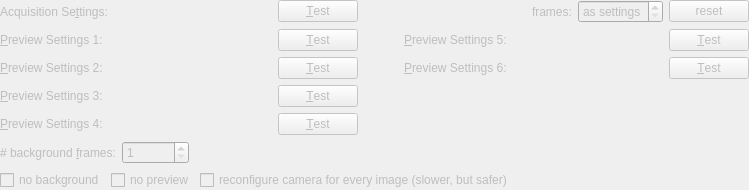
    <widget class="QWidget" name="widCam2Settings1" native="true">
     <property name="enabled">
      <bool>false</bool>
     </property>
     <layout class="QGridLayout" name="gridLayout_2" columnstretch="0,0">
      <property name="leftMargin">
       <number>0</number>
      </property>
      <property name="topMargin">
       <number>0</number>
      </property>
      <property name="rightMargin">
       <number>0</number>
      </property>
      <property name="bottomMargin">
       <number>0</number>
      </property>
      <item row="6" column="0" colspan="2">
       <layout class="QHBoxLayout" name="horizontalLayout_21">
        <item>
         <widget class="QCheckBox" name="chkNoBackground1">
          <property name="toolTip">
           <string>&lt;html&gt;&lt;head/&gt;&lt;body&gt;&lt;p&gt;use these checkboxes to deactivate the preview/background images for a camera. Some cameras (e.g. the Rh2V2 driver) do not support the single-frame polling acquisition mode well. In those cases make sure this checkbox is checked.&lt;/p&gt;&lt;p&gt;&lt;br/&gt;&lt;/p&gt;&lt;p&gt;The acquisition will proceed as usual for any non-checked camera. For the checked cameras, the background and preview acquisition will be omitted, i.e. also any switch to the single-frame acquisition mode of the driver!&lt;/p&gt;&lt;/body&gt;&lt;/html&gt;</string>
          </property>
          <property name="text">
           <string>no background</string>
          </property>
         </widget>
        </item>
        <item>
         <widget class="QCheckBox" name="chkNoPreview1">
          <property name="toolTip">
           <string>&lt;html&gt;&lt;head/&gt;&lt;body&gt;&lt;p&gt;use these checkboxes to deactivate the preview/background images for a camera. Some cameras (e.g. the Rh2V2 driver) do not support the single-frame polling acquisition mode well. In those cases make sure this checkbox is checked.&lt;/p&gt;&lt;p&gt;&lt;br/&gt;&lt;/p&gt;&lt;p&gt;The acquisition will proceed as usual for any non-checked camera. For the checked cameras, the background and preview acquisition will be omitted, i.e. also any switch to the single-frame acquisition mode of the driver!&lt;/p&gt;&lt;/body&gt;&lt;/html&gt;</string>
          </property>
          <property name="text">
           <string>no preview</string>
          </property>
         </widget>
        </item>
        <item>
         <widget class="QCheckBox" name="chkReconfigureAlways1">
          <property name="text">
           <string>reconfigure camera for every image (slower, but safer)</string>
          </property>
         </widget>
        </item>
        <item>
         <spacer name="horizontalSpacer_22">
          <property name="orientation">
           <enum>Qt::Horizontal</enum>
          </property>
          <property name="sizeHint" stdset="0">
           <size>
            <width>40</width>
            <height>20</height>
           </size>
          </property>
         </spacer>
        </item>
       </layout>
      </item>
      <item row="5" column="1">
       <layout class="QHBoxLayout" name="horizontalLayout">
        <item>
         <widget class="QSpinBox" name="spinBackgroundFrames1">
          <property name="maximumSize">
           <size>
            <width>150</width>
            <height>16777215</height>
           </size>
          </property>
          <property name="minimum">
           <number>1</number>
          </property>
          <property name="maximum">
           <number>10000000</number>
          </property>
         </widget>
        </item>
        <item>
         <spacer name="horizontalSpacer">
          <property name="orientation">
           <enum>Qt::Horizontal</enum>
          </property>
          <property name="sizeHint" stdset="0">
           <size>
            <width>40</width>
            <height>20</height>
           </size>
          </property>
         </spacer>
        </item>
       </layout>
      </item>
      <item row="0" column="0">
       <widget class="QLabel" name="label">
        <property name="text">
         <string>Acquisition Se&amp;ttings:</string>
        </property>
        <property name="buddy">
         <cstring>cmbAcquisitionSettings1</cstring>
        </property>
       </widget>
      </item>
      <item row="0" column="1">
       <widget class="QWidget" name="horizontalWidget_4" native="true">
        <property name="minimumSize">
         <size>
          <width>20</width>
          <height>0</height>
         </size>
        </property>
        <layout class="QHBoxLayout" name="horizontalLayout_9" stretch="0,0,1,0,0,0">
         <property name="leftMargin">
          <number>0</number>
         </property>
         <property name="topMargin">
          <number>0</number>
         </property>
         <property name="rightMargin">
          <number>0</number>
         </property>
         <property name="bottomMargin">
          <number>0</number>
         </property>
         <item>
          <widget class="QFCameraConfigEditorWidget" name="cmbAcquisitionSettings1" native="true">
           <property name="minimumSize">
            <size>
             <width>150</width>
             <height>0</height>
            </size>
           </property>
           <property name="focusPolicy">
            <enum>Qt::TabFocus</enum>
           </property>
          </widget>
         </item>
         <item>
          <widget class="QPushButton" name="btnAcq1Test">
           <property name="toolTip">
            <string>&lt;html&gt;&lt;head/&gt;&lt;body&gt;&lt;p&gt;press this button down (and keep it pressed) to switch the preview of the camera to this setting. The setting will be activated as long as the button is pressed.&lt;/p&gt;&lt;p&gt;&lt;span style=&quot; text-decoration: underline;&quot;&gt;Note:&lt;/span&gt; This does not only set the camera acquisition setting, but also sets the according lightpath (if activated below)!!!&lt;/p&gt;&lt;p&gt;You can use this function to test a acquisition setting.&lt;/p&gt;&lt;/body&gt;&lt;/html&gt;</string>
           </property>
           <property name="text">
            <string>&amp;Test</string>
           </property>
          </widget>
         </item>
         <item>
          <spacer name="horizontalSpacer_7">
           <property name="orientation">
            <enum>Qt::Horizontal</enum>
           </property>
           <property name="sizeHint" stdset="0">
            <size>
             <width>40</width>
             <height>20</height>
            </size>
           </property>
          </spacer>
         </item>
         <item>
          <widget class="QLabel" name="label_2">
           <property name="text">
            <string>frames:</string>
           </property>
          </widget>
         </item>
         <item>
          <widget class="QSpinBox" name="spinFrames">
           <property name="minimumSize">
            <size>
             <width>85</width>
             <height>0</height>
            </size>
           </property>
           <property name="specialValueText">
            <string>as settings</string>
           </property>
           <property name="maximum">
            <number>999999999</number>
           </property>
           <property name="singleStep">
            <number>100</number>
           </property>
          </widget>
         </item>
         <item>
          <widget class="QPushButton" name="btnReset1">
           <property name="text">
            <string>reset</string>
           </property>
          </widget>
         </item>
        </layout>
       </widget>
      </item>
      <item row="5" column="0">
       <widget class="QLabel" name="labPreviewFrames1">
        <property name="text">
         <string># background &amp;frames:</string>
        </property>
        <property name="buddy">
         <cstring>spinBackgroundFrames1</cstring>
        </property>
       </widget>
      </item>
      <item row="1" column="0">
       <widget class="QLabel" name="labPreview1">
        <property name="text">
         <string>&amp;Preview Settings 1:</string>
        </property>
        <property name="buddy">
         <cstring>cmbPreviewSettings1_1</cstring>
        </property>
       </widget>
      </item>
      <item row="3" column="0">
       <widget class="QLabel" name="labPreview1_3">
        <property name="text">
         <string>&amp;Preview Settings 3:</string>
        </property>
        <property name="buddy">
         <cstring>cmbPreviewSettings1_1</cstring>
        </property>
       </widget>
      </item>
      <item row="4" column="1">
       <layout class="QHBoxLayout" name="horizontalLayout_10" stretch="0,0,1">
        <item>
         <widget class="QFCameraConfigEditorWidget" name="cmbPreviewSettings1_4" native="true">
          <property name="minimumSize">
           <size>
            <width>150</width>
            <height>0</height>
           </size>
          </property>
          <property name="focusPolicy">
           <enum>Qt::TabFocus</enum>
          </property>
         </widget>
        </item>
        <item>
         <widget class="QPushButton" name="btnAcq1TestPreview4">
          <property name="toolTip">
           <string>&lt;html&gt;&lt;head/&gt;&lt;body&gt;&lt;p&gt;press this button down (and keep it pressed) to switch the preview of the camera to this setting. The setting will be activated as long as the button is pressed.&lt;/p&gt;&lt;p&gt;&lt;br/&gt;&lt;/p&gt;&lt;p&gt;&lt;span style=&quot; text-decoration: underline;&quot;&gt;Note:&lt;/span&gt; This does not only set the camera acquisition setting, but also sets the according lightpath (if activated below)!!!&lt;/p&gt;&lt;p&gt;&lt;br/&gt;&lt;/p&gt;&lt;p&gt;You can use this function to test a preview setting.&lt;/p&gt;&lt;/body&gt;&lt;/html&gt;</string>
          </property>
          <property name="text">
           <string>&amp;Test</string>
          </property>
         </widget>
        </item>
        <item>
         <spacer name="horizontalSpacer_14">
          <property name="orientation">
           <enum>Qt::Horizontal</enum>
          </property>
          <property name="sizeHint" stdset="0">
           <size>
            <width>40</width>
            <height>20</height>
           </size>
          </property>
         </spacer>
        </item>
       </layout>
      </item>
      <item row="3" column="1">
       <layout class="QHBoxLayout" name="horizontalLayout_6" stretch="0,0,1">
        <item>
         <widget class="QFCameraConfigEditorWidget" name="cmbPreviewSettings1_3" native="true">
          <property name="minimumSize">
           <size>
            <width>150</width>
            <height>0</height>
           </size>
          </property>
          <property name="focusPolicy">
           <enum>Qt::TabFocus</enum>
          </property>
         </widget>
        </item>
        <item>
         <widget class="QPushButton" name="btnAcq1TestPreview3">
          <property name="toolTip">
           <string>&lt;html&gt;&lt;head/&gt;&lt;body&gt;&lt;p&gt;press this button down (and keep it pressed) to switch the preview of the camera to this setting. The setting will be activated as long as the button is pressed.&lt;/p&gt;&lt;p&gt;&lt;br/&gt;&lt;/p&gt;&lt;p&gt;&lt;span style=&quot; text-decoration: underline;&quot;&gt;Note:&lt;/span&gt; This does not only set the camera acquisition setting, but also sets the according lightpath (if activated below)!!!&lt;/p&gt;&lt;p&gt;&lt;br/&gt;&lt;/p&gt;&lt;p&gt;You can use this function to test a preview setting.&lt;/p&gt;&lt;/body&gt;&lt;/html&gt;</string>
          </property>
          <property name="text">
           <string>&amp;Test</string>
          </property>
         </widget>
        </item>
        <item>
         <spacer name="horizontalSpacer_9">
          <property name="orientation">
           <enum>Qt::Horizontal</enum>
          </property>
          <property name="sizeHint" stdset="0">
           <size>
            <width>40</width>
            <height>20</height>
           </size>
          </property>
         </spacer>
        </item>
       </layout>
      </item>
      <item row="2" column="1">
       <layout class="QHBoxLayout" name="horizontalLayout_7" stretch="0,0,1,0,0,0">
        <item>
         <widget class="QFCameraConfigEditorWidget" name="cmbPreviewSettings1_2" native="true">
          <property name="minimumSize">
           <size>
            <width>150</width>
            <height>0</height>
           </size>
          </property>
          <property name="focusPolicy">
           <enum>Qt::TabFocus</enum>
          </property>
         </widget>
        </item>
        <item>
         <widget class="QPushButton" name="btnAcq1TestPreview2">
          <property name="toolTip">
           <string>&lt;html&gt;&lt;head/&gt;&lt;body&gt;&lt;p&gt;press this button down (and keep it pressed) to switch the preview of the camera to this setting. The setting will be activated as long as the button is pressed.&lt;/p&gt;&lt;p&gt;&lt;br/&gt;&lt;/p&gt;&lt;p&gt;&lt;span style=&quot; text-decoration: underline;&quot;&gt;Note:&lt;/span&gt; This does not only set the camera acquisition setting, but also sets the according lightpath (if activated below)!!!&lt;/p&gt;&lt;p&gt;&lt;br/&gt;&lt;/p&gt;&lt;p&gt;You can use this function to test a preview setting.&lt;/p&gt;&lt;/body&gt;&lt;/html&gt;</string>
          </property>
          <property name="text">
           <string>&amp;Test</string>
          </property>
         </widget>
        </item>
        <item>
         <spacer name="horizontalSpacer_8">
          <property name="orientation">
           <enum>Qt::Horizontal</enum>
          </property>
          <property name="sizeHint" stdset="0">
           <size>
            <width>40</width>
            <height>20</height>
           </size>
          </property>
         </spacer>
        </item>
        <item>
         <widget class="QLabel" name="labPreview1_6">
          <property name="text">
           <string>&amp;Preview Settings 6:</string>
          </property>
          <property name="buddy">
           <cstring>cmbPreviewSettings1_1</cstring>
          </property>
         </widget>
        </item>
        <item>
         <widget class="QFCameraConfigEditorWidget" name="cmbPreviewSettings1_6" native="true">
          <property name="minimumSize">
           <size>
            <width>150</width>
            <height>0</height>
           </size>
          </property>
          <property name="focusPolicy">
           <enum>Qt::TabFocus</enum>
          </property>
         </widget>
        </item>
        <item>
         <widget class="QPushButton" name="btnAcq1TestPreview6">
          <property name="toolTip">
           <string>&lt;html&gt;&lt;head/&gt;&lt;body&gt;&lt;p&gt;press this button down (and keep it pressed) to switch the preview of the camera to this setting. The setting will be activated as long as the button is pressed.&lt;/p&gt;&lt;p&gt;&lt;br/&gt;&lt;/p&gt;&lt;p&gt;&lt;span style=&quot; text-decoration: underline;&quot;&gt;Note:&lt;/span&gt; This does not only set the camera acquisition setting, but also sets the according lightpath (if activated below)!!!&lt;/p&gt;&lt;p&gt;&lt;br/&gt;&lt;/p&gt;&lt;p&gt;You can use this function to test a preview setting.&lt;/p&gt;&lt;/body&gt;&lt;/html&gt;</string>
          </property>
          <property name="text">
           <string>&amp;Test</string>
          </property>
         </widget>
        </item>
       </layout>
      </item>
      <item row="2" column="0">
       <widget class="QLabel" name="labPreview1_2">
        <property name="text">
         <string>&amp;Preview Settings 2:</string>
        </property>
        <property name="buddy">
         <cstring>cmbPreviewSettings1_1</cstring>
        </property>
       </widget>
      </item>
      <item row="4" column="0">
       <widget class="QLabel" name="labPreview1_4">
        <property name="text">
         <string>&amp;Preview Settings 4:</string>
        </property>
        <property name="buddy">
         <cstring>cmbPreviewSettings1_1</cstring>
        </property>
       </widget>
      </item>
      <item row="1" column="1">
       <layout class="QHBoxLayout" name="horizontalLayout_8" stretch="0,0,1,0,0,0">
        <item>
         <widget class="QFCameraConfigEditorWidget" name="cmbPreviewSettings1_1" native="true">
          <property name="minimumSize">
           <size>
            <width>150</width>
            <height>0</height>
           </size>
          </property>
          <property name="focusPolicy">
           <enum>Qt::TabFocus</enum>
          </property>
         </widget>
        </item>
        <item>
         <widget class="QPushButton" name="btnAcq1TestPreview1">
          <property name="toolTip">
           <string>&lt;html&gt;&lt;head/&gt;&lt;body&gt;&lt;p&gt;press this button down (and keep it pressed) to switch the preview of the camera to this setting. The setting will be activated as long as the button is pressed.&lt;/p&gt;&lt;p&gt;&lt;br/&gt;&lt;/p&gt;&lt;p&gt;&lt;span style=&quot; text-decoration: underline;&quot;&gt;Note:&lt;/span&gt; This does not only set the camera acquisition setting, but also sets the according lightpath (if activated below)!!!&lt;/p&gt;&lt;p&gt;&lt;br/&gt;&lt;/p&gt;&lt;p&gt;You can use this function to test a preview setting.&lt;/p&gt;&lt;/body&gt;&lt;/html&gt;</string>
          </property>
          <property name="text">
           <string>&amp;Test</string>
          </property>
         </widget>
        </item>
        <item>
         <spacer name="horizontalSpacer_6">
          <property name="orientation">
           <enum>Qt::Horizontal</enum>
          </property>
          <property name="sizeHint" stdset="0">
           <size>
            <width>40</width>
            <height>20</height>
           </size>
          </property>
         </spacer>
        </item>
        <item>
         <widget class="QLabel" name="labPreview1_5">
          <property name="text">
           <string>&amp;Preview Settings 5:</string>
          </property>
          <property name="buddy">
           <cstring>cmbPreviewSettings1_1</cstring>
          </property>
         </widget>
        </item>
        <item>
         <widget class="QFCameraConfigEditorWidget" name="cmbPreviewSettings1_5" native="true">
          <property name="minimumSize">
           <size>
            <width>150</width>
            <height>0</height>
           </size>
          </property>
          <property name="focusPolicy">
           <enum>Qt::TabFocus</enum>
          </property>
         </widget>
        </item>
        <item>
         <widget class="QPushButton" name="btnAcq1TestPreview5">
          <property name="toolTip">
           <string>&lt;html&gt;&lt;head/&gt;&lt;body&gt;&lt;p&gt;press this button down (and keep it pressed) to switch the preview of the camera to this setting. The setting will be activated as long as the button is pressed.&lt;/p&gt;&lt;p&gt;&lt;br/&gt;&lt;/p&gt;&lt;p&gt;&lt;span style=&quot; text-decoration: underline;&quot;&gt;Note:&lt;/span&gt; This does not only set the camera acquisition setting, but also sets the according lightpath (if activated below)!!!&lt;/p&gt;&lt;p&gt;&lt;br/&gt;&lt;/p&gt;&lt;p&gt;You can use this function to test a preview setting.&lt;/p&gt;&lt;/body&gt;&lt;/html&gt;</string>
          </property>
          <property name="text">
           <string>&amp;Test</string>
          </property>
         </widget>
        </item>
       </layout>
      </item>
     </layout>
    </widget>
